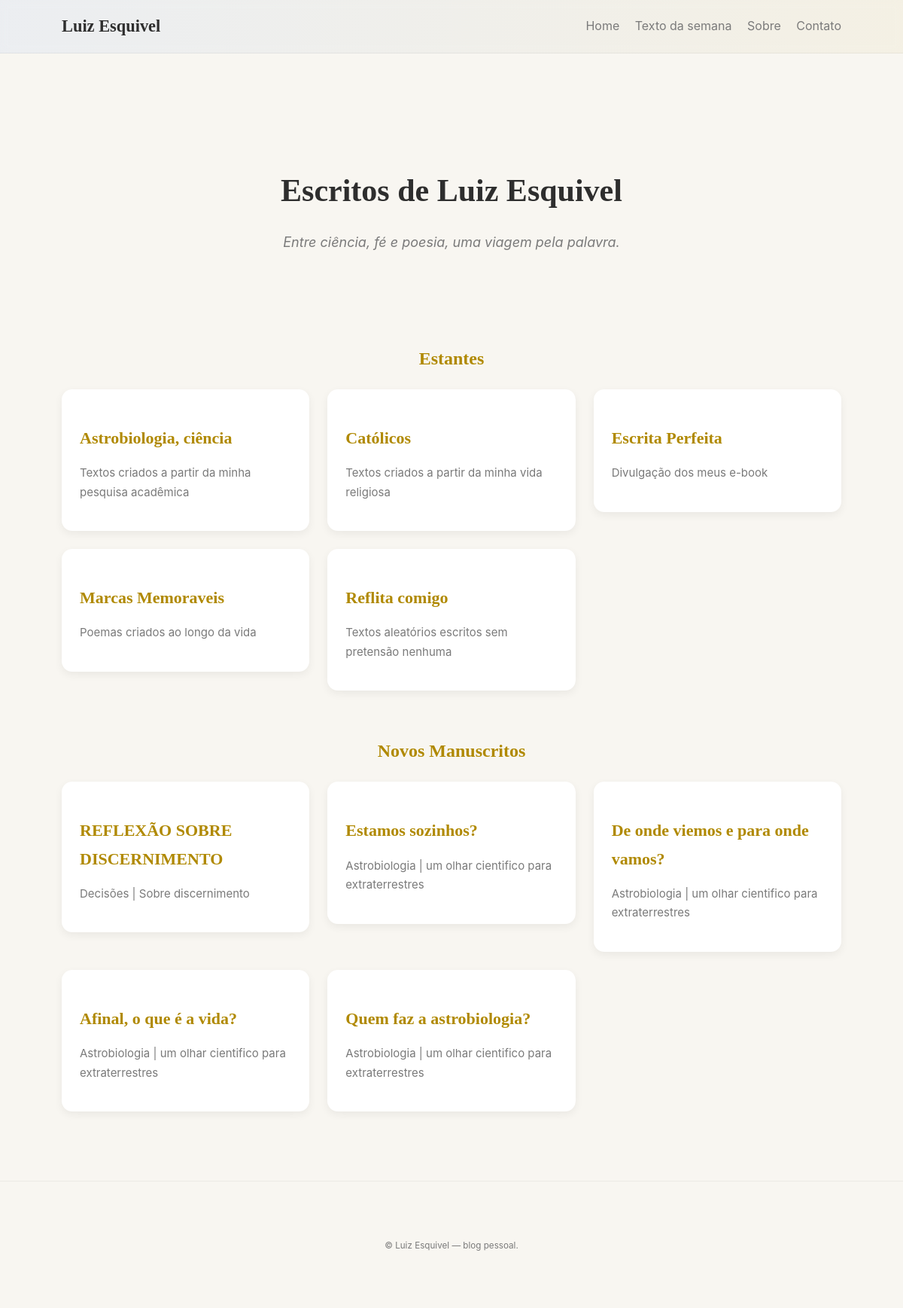
The page / on the database its author committed.
### models.py (models this page shows)
class Section(db.Model):
    id = db.Column(db.Integer, primary_key=True)
    title = db.Column(db.String(200), unique=True, nullable=False)
    description = db.Column(db.String(500))
    created_at = db.Column(db.DateTime, default=datetime.utcnow)
    texts = db.relationship('Text', backref='section', lazy=True, cascade='all, delete-orphan')

class Text(db.Model):
    id = db.Column(db.Integer, primary_key=True)
    title = db.Column(db.String(300), nullable=False)
    subtitle = db.Column(db.String(400))
    body = db.Column(db.Text)
    published = db.Column(db.Boolean, default=False)
    section_id = db.Column(db.Integer, db.ForeignKey('section.id'), nullable=True)
    created_at = db.Column(db.DateTime, default=datetime.utcnow)

### routes/public_routes.py (the view)
@public_bp.route('/')
def home():
    sections = Section.query.all()
    recent = Text.query.filter_by(published=True).order_by(Text.created_at.desc()).limit(5).all()
    return render_template('public/home.html', sections=sections, recent=recent)

### templates/public/home.html
{% extends '_base.html' %}
{% from 'components/macros.html' import card %}
{% block content %}
<section class="hero fade-in">
  <h1>Escritos de Luiz Esquivel</h1>
  <p class="hero-sub">Entre ciência, fé e poesia, uma viagem pela palavra.</p>
</section>
<section class="sections-list fade-in">
  <h2 style="font-family: var(--font-serif); color: var(--gold); text-align:center;">Estantes</h2>
  <div class="section-shelf">
    {% for s in sections %}
      <a class="card-link" href="{{ url_for('public.section_view', section_id=s.id) }}">
        {{ card(s.title, s.description) }}
      </a>
    {% endfor %}
  </div>
</section>
<section class="recent fade-in">
  <h2 style="font-family: var(--font-serif); color: var(--gold); text-align:center; margin-top:60px;">Novos Manuscritos</h2>
  <div class="section-shelf">
    {% for t in recent %}
      <a class="card-link" href="{{ url_for('public.text_view', text_id=t.id) }}">
        {{ card(t.title, t.subtitle) }}
      </a>
    {% else %}
      <p>Sem textos recentes.</p>
    {% endfor %}
  </div>
</section>
{% endblock %}

### templates/components/macros.html (shortened to what this page needs)
{% macro card(title, subtitle='', body='') -%}
  <article class="card">
    <h3 class="card-title">{{ title }}</h3>
    {% if subtitle %}<p class="card-subtitle">{{ subtitle }}</p>{% endif %}
  </article>
{%- endmacro %}

### static/css/main.css (style rules this page uses)
:root { --bg: #f8f6f1; --surface: #ffffff; --text: #2e2e2e; --muted: #7a7a7a; --accent: #0b5fff; --gold: #b08900; --radius: 14px; --max-width: 1100px; --font-serif: "EB Garamond", serif; --font-sans: "Inter", sans-serif; }
* { box-sizing: border-box; }
body { margin: 0; background: var(--bg); color: var(--text); font-family: var(--font-sans); line-height: 1.7; overflow-x: hidden; }
.hero { text-align: center; padding: 80px 20px 40px; }
.hero h1 { font-family: var(--font-serif); font-size: 42px; margin-bottom: 12px; color: var(--text); }
.hero-sub { color: var(--muted); font-style: italic; font-size: 18px; }
.sections-list { margin-top: 60px; }
.section-shelf { display: grid; grid-template-columns: repeat(auto-fit, minmax(260px, 1fr)); gap: 24px; }
.card-link { text-decoration: none; color: inherit; transform: translateY(0); transition: transform 0.3s ease, box-shadow 0.3s ease; }
.card { background: var(--surface); border-radius: var(--radius); padding: 24px; box-shadow: 0 4px 12px rgba(0,0,0,0.06); }
.card-title { font-family: var(--font-serif); font-size: 22px; color: var(--gold); margin-bottom: 6px; }
.card-subtitle { color: var(--muted); font-size: 15px; }
.fade-in { opacity: 0; transform: translateY(20px); transition: all 0.8s ease; }
.fade-in { opacity: 1 !important; transform: none !important; }

### rows shown on the page
Section: title "Astrobiologia, ciência", description "Textos criados a partir da minha pesquisa acadêmica"
Section: title "Católicos", description "Textos criados a partir da minha vida religiosa"
Section: title "Escrita Perfeita", description "Divulgação dos meus e-book"
Section: title "Marcas Memoraveis", description "Poemas criados ao longo da vida"
Section: title "Reflita comigo", description "Textos aleatórios escritos sem pretensão nenhuma"
Text: title "REFLEXÃO SOBRE DISCERNIMENTO", subtitle "Decisões | Sobre discernimento"
Text: title "Estamos sozinhos?", subtitle "Astrobiologia | um olhar cientifico para extraterrestres"
Text: title "De onde viemos e para onde vamos?", subtitle "Astrobiologia | um olhar cientifico para extraterrestres"
Text: title "Afinal, o que é a vida?", subtitle "Astrobiologia | um olhar cientifico para extraterrestres"
Text: title "Quem faz a astrobiologia?", subtitle "Astrobiologia | um olhar cientifico para extraterrestres"

### other values the page prints
{{ (caller_name if caller_name else 'Luiz Esquivel') }} "Luiz Esquivel"
